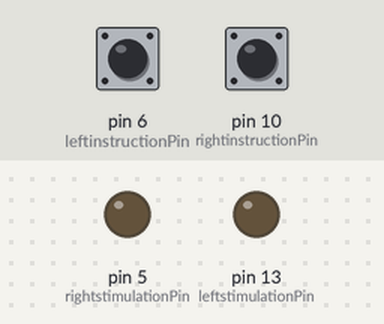
Recording of a sketch running on a simulated Arduino Uno, built with avr-gcc and run on an emulated ATmega328P. Shown: output pins drawn as LEDs (lit = HIGH). The inputs (shaded band) are chosen by the test bench; at power-on: pin 6 (leftinstructionPin) LOW, pin 10 (rightinstructionPin) LOW.

Above: at 1.2 s.
1.3 s: pin 6 (leftinstructionPin) pulled HIGH for 0.15 s
At 1.37 s:
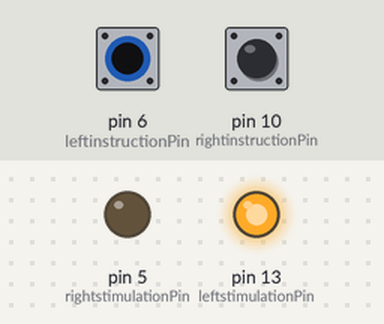
2.9 s: pin 10 (rightinstructionPin) pulled HIGH for 0.15 s
At 2.97 s:
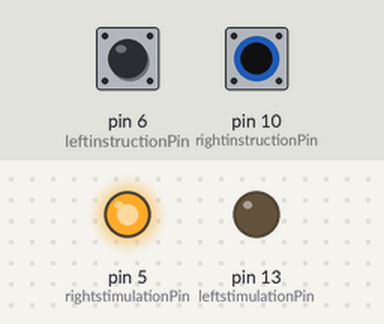
4.5 s: pin 10 (rightinstructionPin) pulled HIGH for 3.2 s
At 8.2 s:
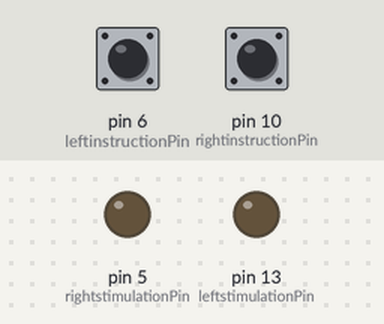
9.2 s: pin 6 (leftinstructionPin) pulled HIGH for 3.2 s
At 10.5 s:
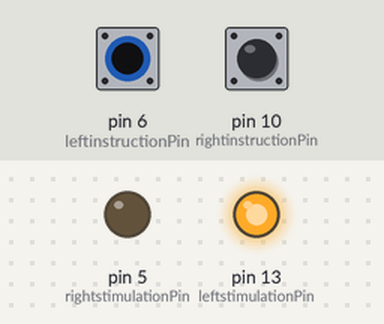
13.9 s: pin 6 (leftinstructionPin) driven HIGH and pin 10 (rightinstructionPin) driven HIGH
At 15.3 s:
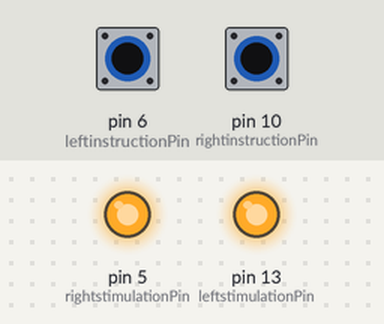
Timing chart, 0 to 16.4 s (numbered marks = the images above; inputs shaded):
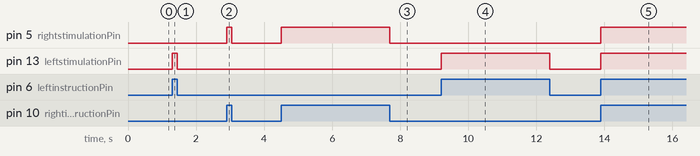

The sketch:

opto_RTPP.ino
```cpp
// Optogenetics-coupled RTPP

#define leftinstructionPin 6
#define rightinstructionPin 10
#define leftstimulationPin 13
#define rightstimulationPin 5

void setup() {
  pinMode(leftinstructionPin,INPUT);   // Receives inputs from Bonsai-connected Arduino (left chamber)
  pinMode(rightinstructionPin,INPUT);   // Receives inputs from Bonsai-connected Arduino (right chamber)
  pinMode(leftstimulationPin,OUTPUT); // Triggers Output to an LED driver input (left chamber)
  pinMode(rightstimulationPin,OUTPUT); // Triggers Output to another LED driver input (right chamber)
  Serial.begin(57600);
}

void loop() {
while (digitalRead(leftinstructionPin) == HIGH && digitalRead(rightinstructionPin) == HIGH){
 digitalWrite(leftstimulationPin, HIGH);   // Triggers Output to an LED driver input (left chamber)
  digitalWrite(rightstimulationPin, HIGH);   // Triggers Output to another LED driver input (right chamber)
}
 while (digitalRead(leftinstructionPin) == LOW && digitalRead(rightinstructionPin) == HIGH ){
 digitalWrite(leftstimulationPin, LOW);   // No Output to LED driver (left chamber)
  digitalWrite(rightstimulationPin, HIGH);   // Triggers Output to another LED driver input (right chamber)
 }
 while (digitalRead(leftinstructionPin) == HIGH && digitalRead(rightinstructionPin) == LOW){
  digitalWrite(leftstimulationPin, HIGH);   // Triggers Output to an LED driver input (left chamber)
   digitalWrite(rightstimulationPin, LOW);   //  No Output to LED driver (right chamber)
 }
  // No output to LED driver otherwise
digitalWrite(leftstimulationPin, LOW);
digitalWrite(rightstimulationPin, LOW);
}
```

Measured:
- after the input at 1.3 s, pin 13 (leftstimulationPin): LOW → HIGH at once, → LOW 0.15 s later
- after the input at 2.9 s, pin 5 (rightstimulationPin): LOW → HIGH at once, → LOW 0.15 s later
- after the input at 4.5 s, pin 5 (rightstimulationPin): LOW → HIGH at once, → LOW 3.2 s later
- after the input at 9.2 s, pin 13 (leftstimulationPin): LOW → HIGH at once, → LOW 3.2 s later
- after the input at 13.9 s, pin 5 (rightstimulationPin), pin 13 (leftstimulationPin): LOW → HIGH at once
